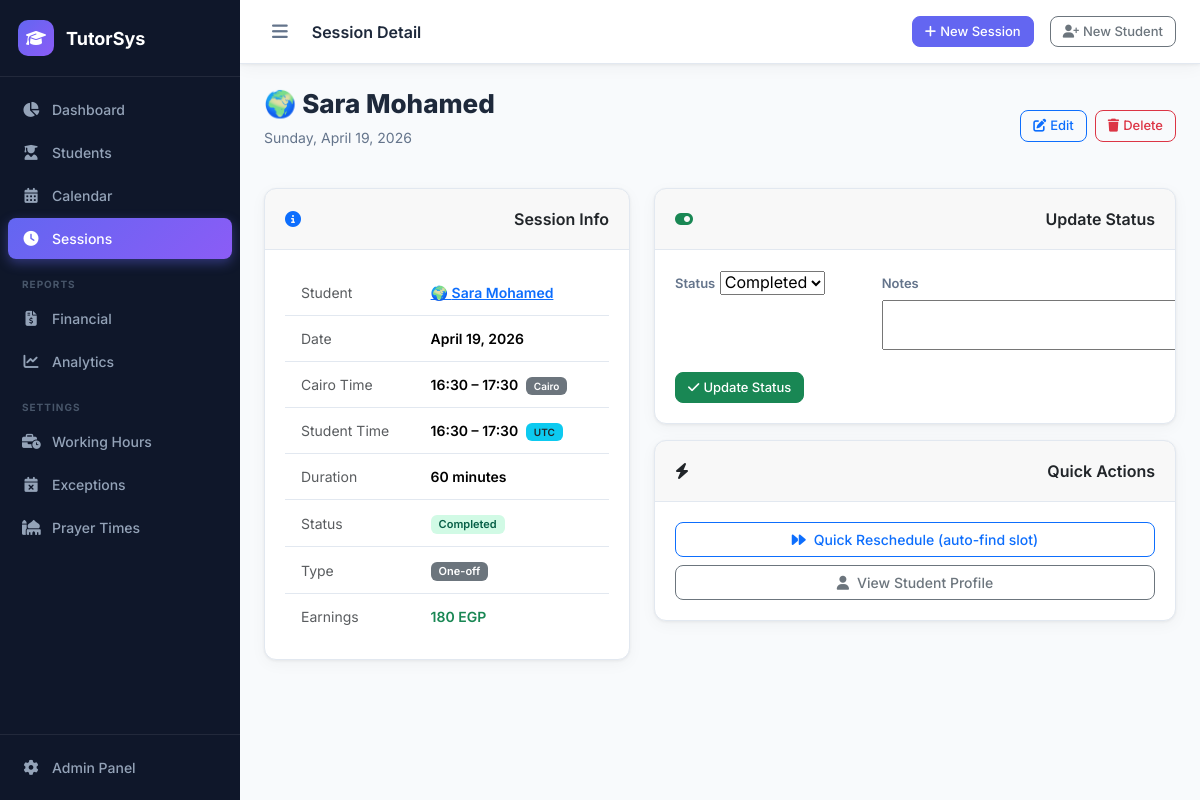
Screenshot of /sessions/2/ with the database file from the repository.
### scheduler/models.py (models this page shows, shortened)
class Session(models.Model):
    STATUS_CHOICES = [
        ('scheduled', _('Scheduled')),
        ('completed', _('Completed')),
        ('cancelled', _('Cancelled')),
        ('missed', _('Missed')),
    ]
    student = models.ForeignKey(Student, on_delete=models.CASCADE, related_name='sessions')
    start_time = models.DateTimeField()
    end_time = models.DateTimeField()
    status = models.CharField(max_length=20, choices=STATUS_CHOICES, default='scheduled')
    is_makeup = models.BooleanField(default=False)
    original_session = models.ForeignKey('self', on_delete=models.SET_NULL, null=True, blank=True, related_name='makeup_sessions')
    recurring_schedule = models.ForeignKey(RecurringSchedule, on_delete=models.SET_NULL, null=True, blank=True, related_name='sessions', help_text=_('The recurring pattern this session was generated from.'))
    is_override = models.BooleanField(default=False, help_text=_('True when this session has been individually modified from its recurring pattern.'))
    is_recurring = models.BooleanField(default=False)
    notes = models.TextField(blank=True)
    created_at = models.DateTimeField(auto_now_add=True)
    class Meta:
        ordering = ['start_time']
    @property
    def duration_minutes(self):
        delta = self.end_time - self.start_time
        return int(delta.total_seconds() / 60)
    @property
    def earnings(self):
        sub = self.student.active_subscription
        if not sub:
            return Decimal('0')
        return (sub.hourly_rate * Decimal(self.duration_minutes)) / 60

class Student(models.Model):
    name = models.CharField(max_length=200)
    phone = models.CharField(max_length=20, blank=True)
    notes = models.TextField(blank=True)
    country = models.CharField(max_length=100, blank=True)
    timezone = models.CharField(max_length=64, default='UTC')
    created_at = models.DateTimeField(auto_now_add=True)
    is_active = models.BooleanField(default=True)
    @property
    def active_subscription(self):
        return self.subscriptions.filter(is_active=True).first()

class Subscription(models.Model):
    DURATION_CHOICES = [
        (30, _('30 minutes')),
        (60, _('60 minutes')),
    ]
    student = models.ForeignKey(Student, on_delete=models.CASCADE, related_name='subscriptions')
    sessions_per_week = models.PositiveIntegerField(default=3)
    session_duration = models.IntegerField(choices=DURATION_CHOICES, default=60)
    hourly_rate = models.DecimalField(max_digits=10, decimal_places=2, default=DEFAULT_HOURLY_RATE)
    is_active = models.BooleanField(default=True)
    start_date = models.DateField(default=timezone.localdate)
    created_at = models.DateTimeField(auto_now_add=True)

### scheduler/views.py (the view)
# urls.py: path('sessions/<int:pk>/', views.session_detail, name='session_detail'),
def session_detail(request, pk):
    session = get_object_or_404(Session, pk=pk)
    return render(request, 'scheduler/session_detail.html', {'session': session, 'status_form': SessionStatusForm(instance=session), 'display': _session_tz_payload(session)})

### scheduler/forms.py
class SessionStatusForm(forms.ModelForm):
    class Meta:
        model = Session
        fields = ['status', 'notes']
        widgets = {'notes': forms.Textarea(attrs={'rows': 2})}

### scheduler/services.py (called while the page is built)
def to_cairo(dt):
    if timezone.is_naive(dt):
        dt = CAIRO_TZ.localize(dt)
    return dt.astimezone(CAIRO_TZ)

def to_student_tz(dt, student):
    try:
        tz = pytz.timezone(student.timezone or 'UTC')
    except Exception:
        tz = pytz.UTC
    if timezone.is_naive(dt):
        dt = timezone.make_aware(dt, timezone.utc)
    return dt.astimezone(tz)

### scheduler/views.py (called while the page is built)
def _session_tz_payload(session):
    cairo_start = to_cairo(session.start_time)
    cairo_end = to_cairo(session.end_time)
    student_start = to_student_tz(session.start_time, session.student)
    student_end = to_student_tz(session.end_time, session.student)
    student_tz_name = session.student.timezone or 'UTC'
    return {
        'cairo_start': cairo_start,
        'cairo_end': cairo_end,
        'student_start': student_start,
        'student_end': student_end,
        'student_tz': student_tz_name,
        'same_tz': student_tz_name == 'Africa/Cairo',
        'flag': COUNTRY_FLAGS.get(session.student.country, '🌍'),
    }

### templates/scheduler/session_detail.html (shortened to what this page needs)
{% extends "base.html" %}
{% block page_title %}Session Detail{% endblock %}
{% block content %}
<div class="page-header">
    <div>
        <h1>{{ display.flag }} {{ session.student.name }}</h1>
        <p>{{ session.start_time|date:"l, F j, Y" }}</p>
    </div>
    <div class="d-flex gap-2">
        <a href="{% url 'scheduler:session_edit' session.pk %}" class="btn btn-outline-primary btn-sm">
            <i class="fas fa-edit me-1"></i>Edit
        </a>
        <a href="{% url 'scheduler:session_delete' session.pk %}" class="btn btn-outline-danger btn-sm">
            <i class="fas fa-trash me-1"></i>Delete
        </a>
    </div>
</div>
<div class="row g-4">
    <div class="col-lg-5">
        <div class="card mb-3">
            <div class="card-header"><i class="fas fa-info-circle me-2 text-primary"></i>Session Info</div>
            <div class="card-body">
                <table class="table table-sm table-borderless">
                    <tr>
                        <td class="text-muted" style="width:40%">Student</td>
                        <td class="fw-semibold">
                            <a href="{% url 'scheduler:student_detail' session.student.pk %}">
                                {{ display.flag }} {{ session.student.name }}
                            </a>
                        </td>
                    </tr>
                    <tr>
                        <td class="text-muted">Date</td>
                        <td class="fw-semibold">{{ session.start_time|date:"F j, Y" }}</td>
                    </tr>
                    <tr>
                        <td class="text-muted">Cairo Time</td>
                        <td class="fw-semibold">
                            {{ display.cairo_start|date:"H:i" }} – {{ display.cairo_end|date:"H:i" }}
                            <span class="badge bg-secondary ms-1" style="font-size:10px">Cairo</span>
                        </td>
                    </tr>
                    {% if not display.same_tz %}
                    <tr>
                        <td class="text-muted">Student Time</td>
                        <td class="fw-semibold">
                            {{ display.student_start|date:"H:i" }} – {{ display.student_end|date:"H:i" }}
                            <span class="badge bg-info text-dark ms-1" style="font-size:10px">{{ display.student_tz }}</span>
                        </td>
                    </tr>
                    {% endif %}
                    <tr>
                        <td class="text-muted">Duration</td>
                        <td class="fw-semibold">{{ session.duration_minutes }} minutes</td>
                    </tr>
                    <tr>
                        <td class="text-muted">Status</td>
                        <td><span class="badge badge-{{ session.status }}">{{ session.get_status_display }}</span></td>
                    </tr>
                    <tr>
                        <td class="text-muted">Type</td>
                        <td>
                            {% if session.is_override %}
                                <span class="badge" style="background:#7c3aed">✏️ Override</span>
                                <div class="form-text mt-1">Individually modified from a recurring pattern.</div>
                            {% elif session.recurring_schedule %}
                                <span class="badge bg-primary">🔁 Recurring</span>
                            {% elif session.is_makeup %}
                                <span class="badge bg-warning text-dark">💊 Makeup</span>
                            {% else %}
                                <span class="badge bg-secondary">One-off</span>
                            {% endif %}
                        </td>
                    </tr>
                    {% if session.status == "completed" %}
                    <tr>
                        <td class="text-muted">Earnings</td>
                        <td class="fw-semibold text-success">{{ session.earnings|floatformat:0 }} EGP</td>
                    </tr>
                    {% endif %}
                </table>
            </div>
        </div>
    </div>
    <div class="col-lg-7">
        <div class="card mb-3">
            <div class="card-header"><i class="fas fa-toggle-on me-2 text-success"></i>Update Status</div>
            <div class="card-body">
                <form method="post" action="{% url 'scheduler:session_status' session.pk %}">
                    <div class="row g-3">
                        <div class="col-sm-5">
                            <label class="form-label">Status</label>
                            {{ status_form.status }}
                        </div>
                        <div class="col-sm-7">
                            <label class="form-label">Notes</label>
                            {{ status_form.notes }}
                        </div>
                    </div>
                    <button type="submit" class="btn btn-success btn-sm mt-3">
                        <i class="fas fa-check me-1"></i>Update Status
                    </button>
                </form>
            </div>
        </div>
        <div class="card">
            <div class="card-header"><i class="fas fa-bolt me-2 text-amber"></i>Quick Actions</div>
            <div class="card-body d-grid gap-2">
                <form method="post" action="{% url 'scheduler:session_reschedule' session.pk %}">
                    <button type="submit" class="btn btn-outline-primary w-100"
                        onclick="return confirm('Auto-reschedule to the next available slot?')">
                        <i class="fas fa-forward me-2"></i>Quick Reschedule (auto-find slot)
                    </button>
                </form>
                <a href="{% url 'scheduler:student_detail' session.student.pk %}" class="btn btn-outline-secondary">
                    <i class="fas fa-user me-2"></i>View Student Profile
                </a>
            </div>
        </div>
    </div>
</div>
{% endblock %}

### static/css/main.css (style rules this page uses)
:root { --primary: #6366f1; --primary-dark: #4f46e5; --primary-light: #e0e7ff; --secondary: #8b5cf6; --success: #10b981; --warning: #f59e0b; --danger: #ef4444; --sidebar-bg: #0f172a; --sidebar-width: 240px; --topbar-height: 64px; --bg: #f8fafc; --surface: #ffffff; --border: #e2e8f0; --text: #1e293b; --text-muted: #64748b; --radius: 12px; --shadow: 0 1px 3px rgba(0,0,0,.06), 0 4px 16px rgba(0,0,0,.04); --shadow-md: 0 4px 12px rgba(0,0,0,.1); }
* { box-sizing: border-box; margin: 0; padding: 0; }
body { font-family: 'Inter', sans-serif; background: var(--bg); color: var(--text); display: flex; min-height: 100vh; overflow-x: hidden; }
.card { background: var(--surface); border: 1px solid var(--border); border-radius: var(--radius); box-shadow: var(--shadow); overflow: hidden; }
.card-header { padding: 18px 20px; border-bottom: 1px solid var(--border); font-weight: 600; display: flex; align-items: center; justify-content: space-between; }
.card-body { padding: 20px; }
.table { margin: 0; font-size: 14px; }
.table td { padding: 12px 16px; vertical-align: middle; border-bottom: 1px solid var(--border); }
.table tbody tr:last-child td { border-bottom: none; }
.badge { font-size: 11px; font-weight: 600; padding: 4px 8px; border-radius: 6px; }
.badge-completed { background: #d1fae5; color: #065f46; }
.btn { border-radius: 8px; font-weight: 500; font-size: 14px; transition: all .15s; }
.btn-sm { font-size: 13px; padding: 5px 12px; }
.form-label { font-size: 13px; font-weight: 600; color: var(--text-muted); margin-bottom: 6px; }
.page-header { display: flex; align-items: center; justify-content: space-between; margin-bottom: 24px; }
.page-header h1 { font-size: 26px; font-weight: 800; color: var(--text); }
.page-header p { color: var(--text-muted); font-size: 14px; margin-top: 2px; }

### rows the page displays
Session: student.name "Sara Mohamed", start_time "Sunday, April 19, 2026", start_time "April 19, 2026", duration_minutes "60", status "Completed", earnings "180"
Student: student_tz "UTC"

### other values shown
{{ display.flag }} "🌍"
{{ display.cairo_start|date:"H:i" }} "16:30"
{{ display.cairo_end|date:"H:i" }} "17:30"
{{ display.student_start|date:"H:i" }} "16:30"
{{ display.student_end|date:"H:i" }} "17:30"
